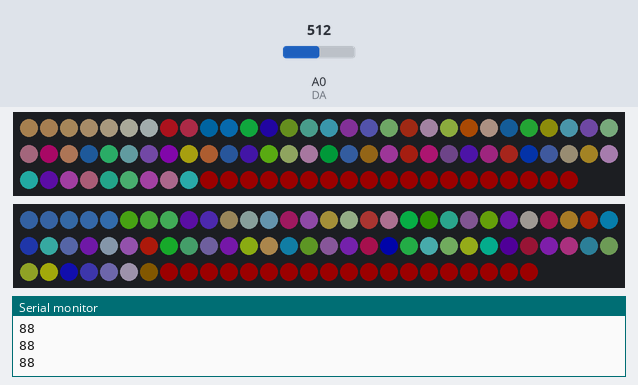
A sketch run on a simulated Arduino Uno, built with avr-gcc and run on an emulated ATmega328P. On the bench: 88 RGB LEDs in strip order, left to right, continuing on the next row, 86 RGB LEDs in strip order, left to right, continuing on the next row, the last lines printed to the serial monitor. The inputs (shaded band) are chosen by the test bench; at power-on: A0 (DA) = 512. Dim RGB values are drawn brighter than linear.

Above: at 1.26 s.
1.3 s: A0 (DA) set to 0
At 1.6 s:
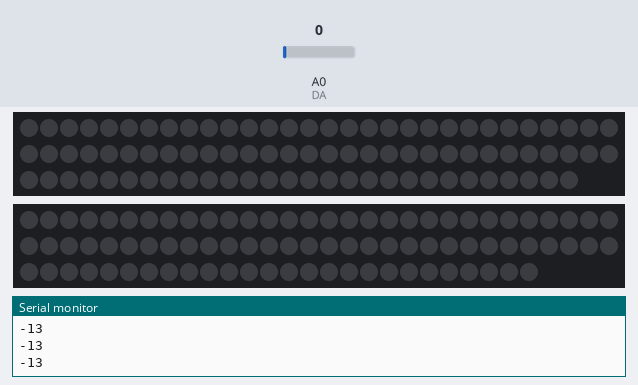
2.8 s: A0 (DA) set to 77
5.2 s: A0 (DA) set to 59
7.6 s: A0 (DA) set to 79
10.0 s: A0 (DA) set to 57
12.4 s: A0 (DA) set to 306
At 12.62 s:
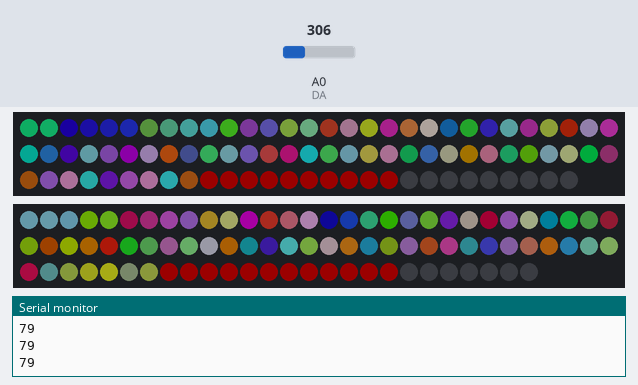
At 13.22 s:
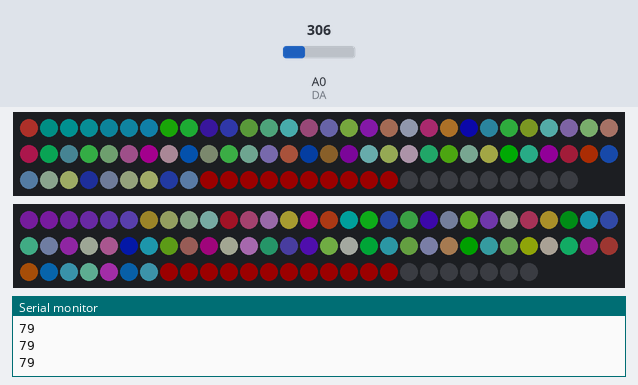
Timing chart, 0 to 15.4 s (numbered marks = the images above; inputs shaded):
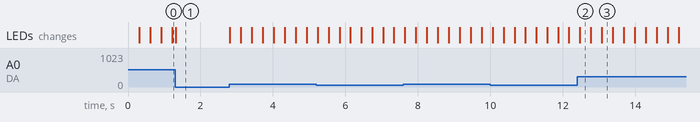

The sketch:

epilepsy_city.ino
```cpp
//Libraries
#include <FastLED.h>

//constants
#define LED_TYPE WS2812B
#define COLOR_ORDER GRB
int sensorvalue = 0;
float EMA_a = 0.6;
int EMA_S = 0;
int red = 0;
int green = 0;
int blue = 0;
int previous_value = 0;

//Variables
#define DATA_PIN 3
#define DATA_PIN2 4
#define NUM_LEDS 88
#define NUM_LEDS2 86
#define limit1 69
#define limit2 67
#define BRIGHTNESS 50
int DO = 2;    //Pin for Digital Output - DO
int DA = 0;    // Pin for Analog Output - AO
int trsh = 25; //Set minimum threshold for LED lit

//Strip definitions
CRGB strip1[NUM_LEDS];
CRGB strip2[NUM_LEDS2];

void setup()
{
  Serial.begin(38400);
  pinMode(2, INPUT);
  FastLED.addLeds<LED_TYPE, DATA_PIN, COLOR_ORDER>(strip1, NUM_LEDS).setCorrection(TypicalLEDStrip);
  FastLED.addLeds<LED_TYPE, DATA_PIN2, COLOR_ORDER>(strip2, NUM_LEDS2).setCorrection(TypicalLEDStrip);
  FastLED.setBrightness(BRIGHTNESS);
  EMA_S = analogRead(DA);
}

void loop()
{
  //maths
  sensorvalue = analogRead(DA); //Read the analog value
  EMA_S = (EMA_a * sensorvalue);

  //Defining overtrsh and sets the values to Num of LEDS
  int overtrsh = (EMA_S - trsh) >> 1;  //Divides by 2
  int overtrsh2 = (EMA_S - trsh) >> 1; //Divides by 2

  if (overtrsh > NUM_LEDS)
  {
    overtrsh = NUM_LEDS;
  }
  if (overtrsh2 > NUM_LEDS2)
  {
    overtrsh2 = NUM_LEDS2;
  }

  Serial.println(overtrsh);

  //colors for strip 1
  for (int i = 0; i < overtrsh && i < limit1; i++)
  {
    strip1[i] = CRGB((red += i) & 0xFF, (green += i * 3) & 0xFF, (blue += i * 5) & 0xFF);
    red = (red + 1) & 0xFF;
    green = green + (i * 2) & 0xFF;
    blue = (blue + (i * 3)) & 0xFF;
  }
  for (int i = 69; i < overtrsh && i < NUM_LEDS; i++)
  {
    strip1[i] = CRGB::DarkRed;
  }
  for (int i = NUM_LEDS - 1; i > overtrsh - 1 && i >= 0; i--)
  {
    strip1[i] = CRGB(0, 0, 0);
  }

  //colors for strip2
  for (int i = 0; i < overtrsh2 && i < limit2; i++)
  {
    strip2[i] = CRGB((red += i) & 0xFF, (green += i * 3) & 0xFF, (blue += i * 5) & 0xFF);
    red = (red + 1) & 0xFF;
    green = green + (i * 2) & 0xFF;
    blue = (blue + (i * 3)) & 0xFF;
  }
  for (int i = 67; i < overtrsh && i < NUM_LEDS2; i++)
  {
    strip2[i] = CRGB::DarkRed;
  }
  for (int i = NUM_LEDS2 - 1; i > overtrsh - 1 && i >= 0; i--)
  {
    strip2[i] = CRGB(0, 0, 0);
  }
  FastLED.show();
}
```

Measured:
- after the input at 1.3 s, the LEDs: change at once (image 1)
- after the input at 12.4 s, the LEDs: change after 0.07 s (image 2)
